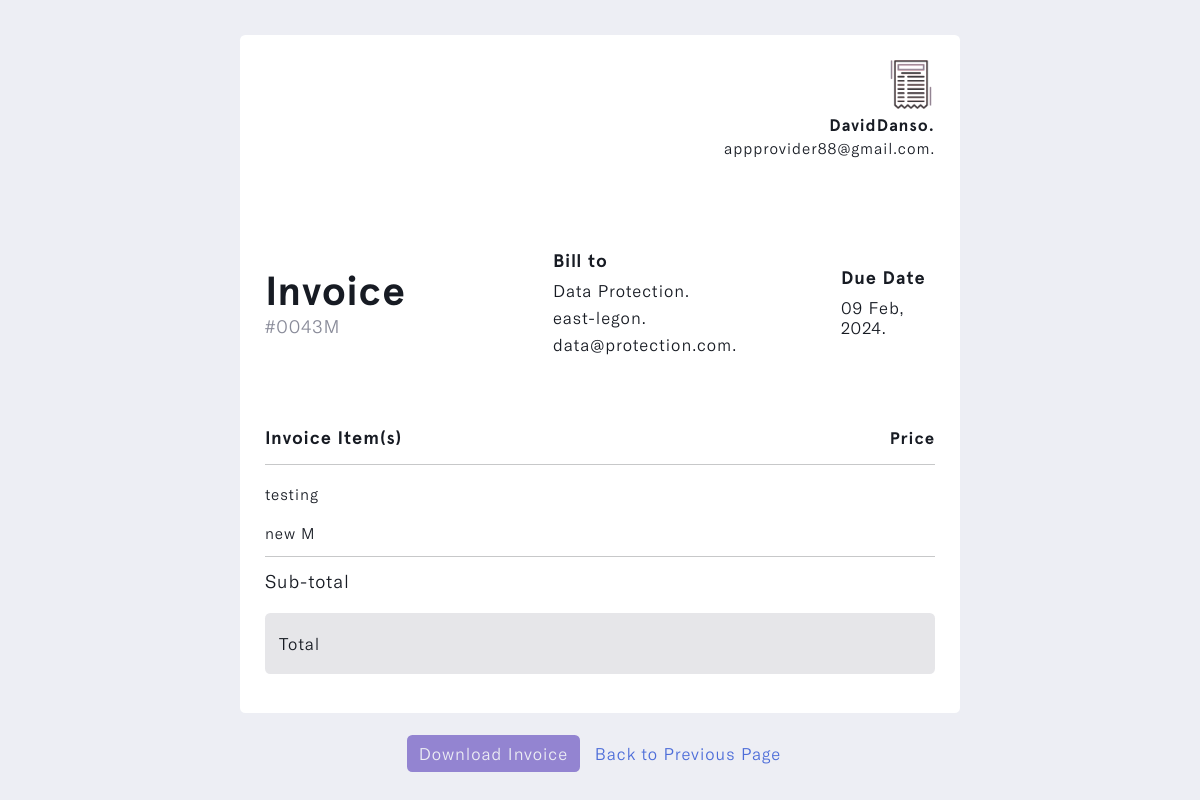
The page /preview-invoice/358392c8-7e51-46cb-8a25-7812ce593fbd (signed in) on the database as committed earlier.
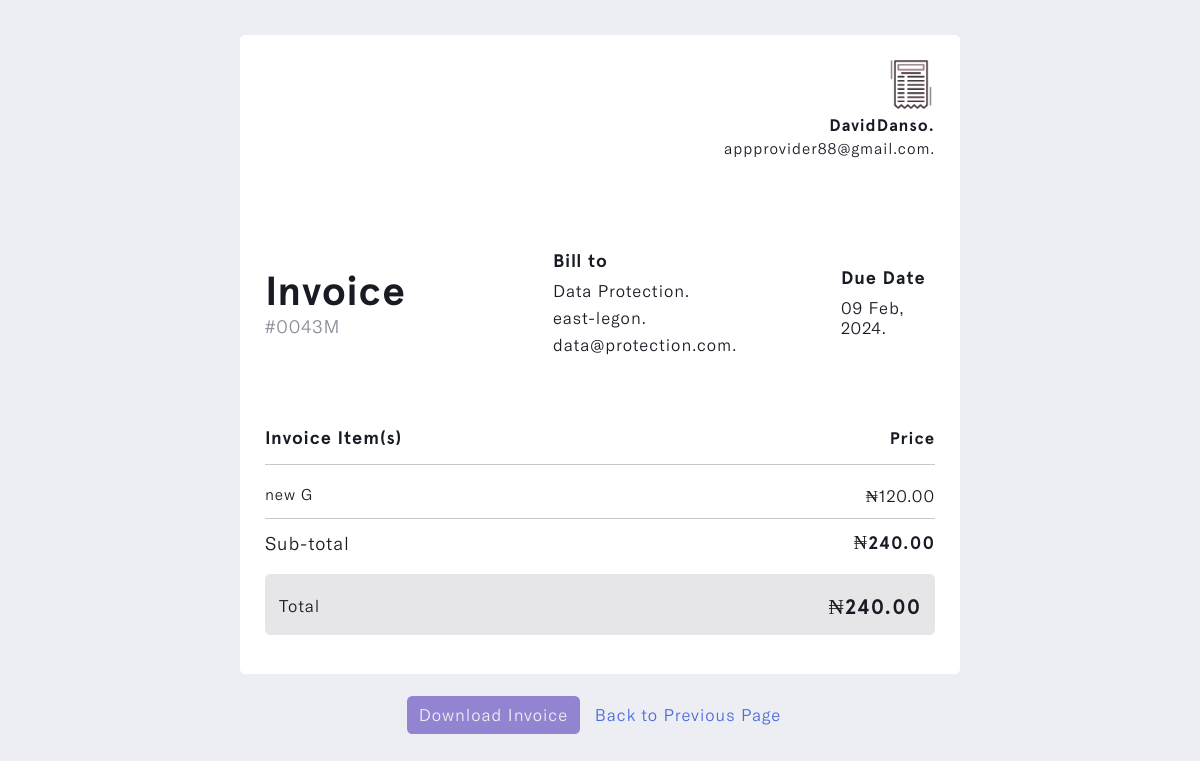
The same page on the database as committed later.
### invoice/models.py (models this page shows, shortened)
class Item(models.Model):
    account_owner = models.ForeignKey(Profile, on_delete=models.CASCADE, null=True)
    invoice = models.ForeignKey(Invoice, on_delete=models.CASCADE, null=True, related_name='items')
    title = models.CharField(max_length=255, null=True, blank=True)
    quantity = models.IntegerField(default=0, null=True, blank=True)
    price = models.IntegerField(default=0, null=True, blank=True)
    total = models.IntegerField(default=0, null=True, blank=True)
    updated_time_stamp = models.DateTimeField(auto_now=True)
    id = models.UUIDField(default=uuid.uuid4, primary_key=True, unique=True, editable=False)
    class Meta:
        ordering = ['-updated_time_stamp']

class Invoice(models.Model):
    STATUS = (
        ('Pending', 'Pending'),
        ('Paid', 'Paid')
    )
    CURRENCY = (
        ('USD 🇺🇸', 'USD 🇺🇸'),
        ('GHS 🇬🇭', 'GHS 🇬🇭'),
        ('GBP 🇬🇧', 'GBP 🇬🇧'),
        ('EUR 🇪🇺', 'EUR 🇪🇺'),
        ('NGN 🇳🇬', 'NGN 🇳🇬'),
    )
    account_owner = models.ForeignKey(Profile, on_delete=models.CASCADE)
    project_name = models.CharField(max_length=255)
    project_duration = models.CharField(max_length=50)
    client_name = models.ForeignKey(Client, on_delete=models.CASCADE, to_field='name', related_name='invoice',
                                    help_text='Select a client for this entry.')
    invoice_status = models.CharField(max_length=200, choices=STATUS)
    payment_date = models.DateField(max_length=200, null=True)
    currency = models.CharField(max_length=200, choices=CURRENCY)
    invoice_image = models.ImageField(null=True, blank=True, upload_to='invoice_image/', default='invoice.png')
    client_note = models.TextField(max_length=100000, null=True, blank=True)
    total = models.IntegerField(default=0, null=True, blank=True)
    updated_time_stamp = models.DateTimeField(auto_now=True)
    created_time_stamp = models.DateTimeField(auto_now_add=True)
    id = models.UUIDField(default=uuid.uuid4, primary_key=True, unique=True, editable=False)
    @property
    def invoiceImageURL(self):
        try:
            url = self.invoice_image.url
        except:
            url = ''
        return url
    class Meta:
        ordering = ['-updated_time_stamp']

class Client(models.Model):
    account_owner = models.ForeignKey(Profile, on_delete=models.CASCADE)
    name = models.CharField(max_length=50, unique=True)
    address = models.CharField(max_length=255, default='...')
    country = models.CharField(max_length=50)
    email = models.EmailField(max_length=100, unique=True, default='...')
    phone_number = models.IntegerField(null=True, blank=True, default='(xxx)xxx-xxxx')
    city_state = models.CharField(max_length=50)
    postal_code = models.CharField(max_length=30, default='...')
    client_avatar = models.ImageField(null=True, blank=True, upload_to='client_avatar/', default='emil-kowalski.png')
    updated_time_stamp = models.DateTimeField(auto_now=True)
    created_time_stamp = models.DateTimeField(auto_now_add=True)
    id = models.UUIDField(default=uuid.uuid4, primary_key=True, unique=True, editable=False)
    class Meta:
        ordering = ['-updated_time_stamp']
    def __str__(self):
        return self.name

### invoice/views.py (the view)
# urls.py: path('preview-invoice/<str:pk>', views.preview_invoice, name='preview-invoice'),
@login_required(login_url='login')
def preview_invoice(request, pk):
    profile = request.user.profile
    invoice = profile.invoice_set.get(id=pk)
    items = invoice.items.all()
    items_total = invoice.items.aggregate(total=Sum('total'))['total']
    context = {'invoice': invoice, 'profile': profile, 'items': items,
               'items_total': items_total}
    return render(request, 'invoice/preview-invoice.html', context)

### invoice/templates/invoice/preview-invoice.html (shortened to what the changed rows need)
{% load static %}
{% load humanize %}
<!DOCTYPE html>
<html lang="en" class="js has-scroll-init has-scroll-smooth">
  <head>
    <link rel="stylesheet" href="{% static '/css/bootstrap.min.css' %}" />
    <link rel="stylesheet" href="{% static '/css/preview-invoice.css' %}" />
    <link
      rel="stylesheet"
      href="https://maxcdn.bootstrapcdn.com/font-awesome/4.5.0/css/font-awesome.min.css"
    />
  </head>
  <body
    id="pageTop"
    class="page-content"
    data-spy="scroll"
    data-target="#mainNav"
  >
    <main>
      <div data-scroll class="page page--layout-2" id="main">
        <div id="preview--invoice">
          <div class="container-fluid">
            <div class="preview--invoice-intro">
              <div class="card d-flex mx-auto">
                <div class="card-body">
                  <div id="invoice--from">
                    <div id="invoice--from-img">
                      <img
                        src="{{invoice.invoiceImageURL}}"
                        class="img-fluid"
                        id="img_"
                        alt="img_"
                      />
                    </div>
                    <h3 id="name_">{{profile.name}}.</h3>
                    <p id="email_">{{profile.email}}.</p>
                  </div>
                  <div class="row" id="invoice--info">
                    <div class="col-5 col-md-5 align-self-center">
                      <h1>
                        Invoice
                        <span>#0043M</span>
                      </h1>
                    </div>
                    <div class="col-7 col-md-5">
                      <h4>Bill to</h4>
                      <h6>{{invoice.client_name}}.</h6>
                      <h6>{{invoice.client_name.address}}.</h6>
                      <h6>{{invoice.client_name.email}}.</h6>
                    </div>
                    <div class="col-md-2 align-self-center">
                      <h4>Due Date</h4>
                      <h6>{{ invoice.payment_date|date:"d M, Y" }}.</h6>
                    </div>
                  </div>
                  <h2>
                    Invoice Item(s)
                    <span>Price</span>
                  </h2>
                  <hr id="line--divider" />
                  {% for item in items %}
                  <h3>
                    {{item.title}}
                    <span>
                      {% if invoice.currency == "GHS 🇬🇭" %}
                      ¢{{ item.price|floatformat:2|intcomma }}
                      {% elif invoice.currency == "USD 🇺🇸" %}
                      ${{ item.price|floatformat:2|intcomma }}
                      {% elif invoice.currency == "GBP 🇬🇧" %}
                      £{{ item.price|floatformat:2|intcomma }}
                      {% elif invoice.currency == "'EUR 🇪🇺" %}
                      €{{ item.price|floatformat:2|intcomma }}
                      {% elif invoice.currency == "NGN 🇳🇬" %}
                      ₦{{ item.price|floatformat:2|intcomma }}
                      {% endif %}
                    </span>
                  </h3>
                  {% endfor %}
                  <hr id="line--divider" />
                  <h2 id="total_">
                    Sub-total
                    <span>{% include 'invoice/items-total.html' %}</span>
                  </h2>
                  <div id="total--card">
                    <div class="card">
                      <div class="card-body">
                        <h2>
                          Total
                          <span>
                            {% include 'invoice/items-total.html' %}
                          </span>
                        </h2>
                      </div>
                    </div>
                  </div>
                </div>
              </div>
            </div>
          </div>
        </div>
      </div>
    </main>
  </body>
</html>

### invoice/templates/invoice/items-total.html (shortened to what this page needs)
{% load humanize %}
{% if invoice.currency == "GHS 🇬🇭" %}
{% if items_total != None %}
¢{{ items_total|floatformat:2|intcomma }}
{% else %}
¢0.00
{% endif %}
{% elif invoice.currency == "NGN 🇳🇬" %}
{% if invoice.total != None %}
₦{{ invoice.total|floatformat:2|intcomma }}
{% else %}
₦0.00
{% endif %}
{% endif %}

Rows that differ between the two databases and show on the page:
removed Item: title "testing"
removed Item: title "new M"
changed Invoice "Data Protection": total (not shown) → "240.00 240.00"
added Item: title "new G", price "120.00"
